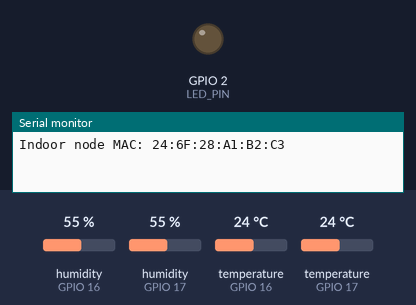
Bench run of a sketch on a simulated ESP32. Parts: output pins drawn as LEDs (lit = HIGH), the last lines printed to the serial monitor. The inputs (shaded band) are chosen by the test bench; at power-on: humidity (sensors on GPIO 16, GPIO 17) 55 %, temperature (sensors on GPIO 16, GPIO 17) 24 °C.

Above: at 2.2 s.
At 3.7 s:
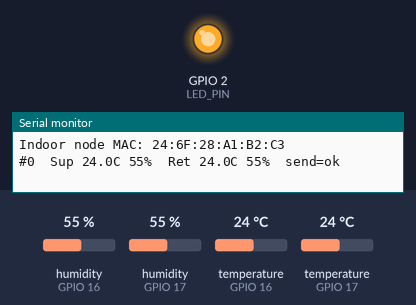
Timing chart, 0 to 8.5 s (numbered marks = the images above):
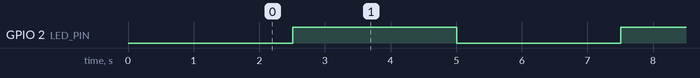

Measured:
- by itself, GPIO 2 (LED_PIN): alternates HIGH for 2.5 s and LOW for 2.5 s

The sketch:

indoor_node.ino
```cpp
// =============================================================
//   INDOOR NODE (ESP32)
//   Reads 2x DHT22 (supply air, return air) and sends them to the
//   outdoor logger over ESP-NOW every 2.5 s.
//
// Libraries: DHT sensor library (Adafruit) + Adafruit Unified Sensor
// =============================================================
#include <WiFi.h>
#include <esp_now.h>
#include <esp_wifi.h>
#include <DHT.h>
#include <math.h>

// ---------------------------------------------------------
// Pins
// ---------------------------------------------------------
#define DHT_SUPPLY_PIN 16
#define DHT_RETURN_PIN 17
#define LED_PIN        2        // onboard LED, blinks on every send

// ---------------------------------------------------------
// Settings
// ---------------------------------------------------------
#define SEND_PERIOD_MS 2500     // DHT22 needs >= 2 s between reads
#define ESPNOW_CHANNEL 1        // MUST match the outdoor logger

// MAC address of the OUTDOOR ESP32
uint8_t peerMac[6] = {0xFF, 0xFF, 0xFF, 0xFF, 0xFF, 0xFF};

// ---------------------------------------------------------
// Packet (identical definition on the outdoor logger)
// ---------------------------------------------------------
#define PKT_MAGIC   0xA5
#define PKT_VERSION 1

typedef struct __attribute__((packed)) {
  uint8_t  magic;
  uint8_t  version;
  uint16_t seq;
  float    tSupply;
  float    hSupply;
  float    tReturn;
  float    hReturn;
  uint8_t  crc;               // CRC-8 (poly 0x07) over all previous bytes
} IndoorPacket;

static uint8_t crc8(const uint8_t *d, size_t n) {
  uint8_t c = 0;
  while (n--) {
    c ^= *d++;
    for (int i = 0; i < 8; i++) c = (c & 0x80) ? (uint8_t)((c << 1) ^ 0x07) : (uint8_t)(c << 1);
  }
  return c;
}

DHT dhtSupply(DHT_SUPPLY_PIN, DHT22);
DHT dhtReturn(DHT_RETURN_PIN, DHT22);
uint16_t seq = 0;

void setup() {
  Serial.begin(115200);
  pinMode(LED_PIN, OUTPUT);
  btStop();

  WiFi.mode(WIFI_STA);
  WiFi.disconnect();
  esp_wifi_set_ps(WIFI_PS_NONE);
  esp_wifi_set_channel(ESPNOW_CHANNEL, WIFI_SECOND_CHAN_NONE);
  Serial.print("Indoor node MAC: ");
  Serial.println(WiFi.macAddress());

  if (esp_now_init() != ESP_OK) {
    Serial.println("ESP-NOW init failed, restarting");
    delay(1000);
    ESP.restart();
  }

  esp_now_peer_info_t peer = {};
  memcpy(peer.peer_addr, peerMac, 6);
  peer.channel = ESPNOW_CHANNEL;
  peer.ifidx = WIFI_IF_STA;
  peer.encrypt = false;
  if (esp_now_add_peer(&peer) != ESP_OK) {
    Serial.println("Failed to add peer");
  }

  dhtSupply.begin();
  dhtReturn.begin();
  delay(2000);                    // let the DHT22s settle
}

void loop() {
  static uint32_t last = 0;
  if (millis() - last < SEND_PERIOD_MS) return;
  last = millis();

  IndoorPacket p;
  p.magic   = PKT_MAGIC;
  p.version = PKT_VERSION;
  p.seq     = seq++;
  p.tSupply = dhtSupply.readTemperature();
  p.hSupply = dhtSupply.readHumidity();
  p.tReturn = dhtReturn.readTemperature();
  p.hReturn = dhtReturn.readHumidity();   // failed reads stay NaN
  p.crc     = crc8((const uint8_t *)&p, sizeof(p) - 1);

  esp_err_t r = esp_now_send(peerMac, (const uint8_t *)&p, sizeof(p));

  digitalWrite(LED_PIN, !digitalRead(LED_PIN));
  Serial.printf("#%u  Sup %.1fC %.0f%%  Ret %.1fC %.0f%%  send=%s\n",
                p.seq, p.tSupply, p.hSupply, p.tReturn, p.hReturn,
                r == ESP_OK ? "ok" : "ERR");
}
```
